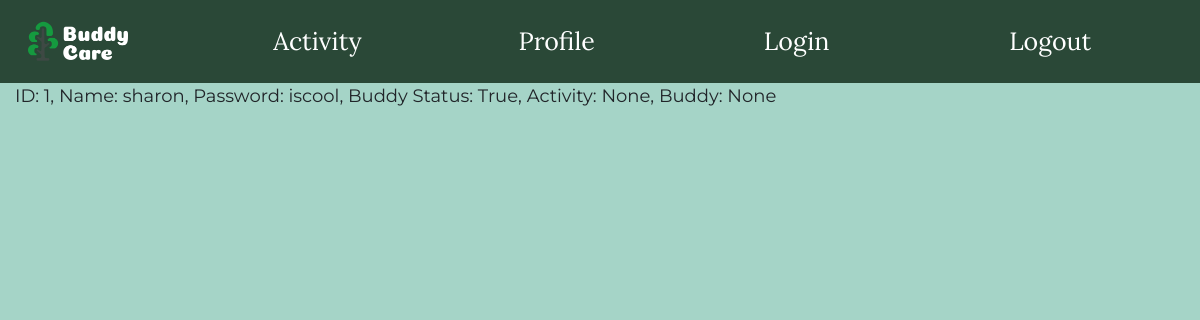
Before: /view with the older database file.
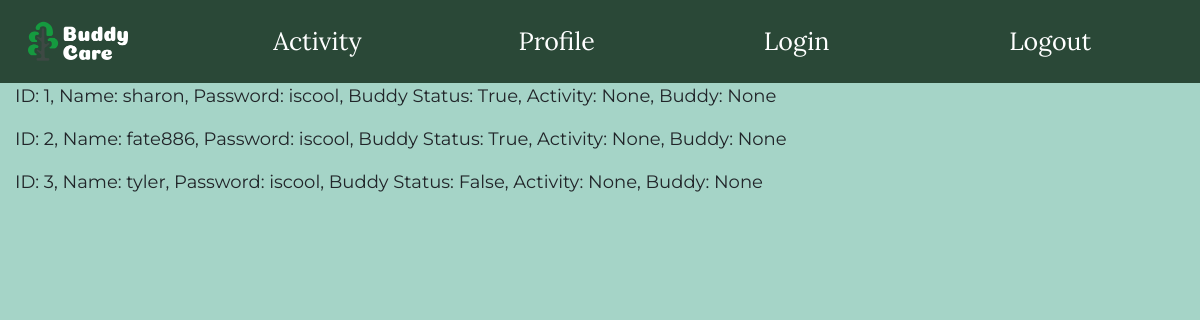
After: the same page with the newer database file.
### main.py (models this page shows, shortened)
class User(db.Model):
    id = db.Column("id", db.Integer, primary_key= True)
    username = db.Column("username", db.String(100))
    password = db.Column("password", db.String(100))
    bud = db.Column("bud", db.Boolean)
    activity = db.Column("activity", db.String(100))
    streak = db.Column("streak", db.Integer, primary_key=True)
    bio = db.Column("bio", db.String(300))
    achieve = db.Column("achieve", db.String(300))
    joke = db.Column("joke", db.String(200))
    budName = db.Column("buddy",db.String(200))
    image_file = db.Column("img", db.String(100), default="sunflowers.jpg")
    lastCheckIn= db.Column(db.DateTime, default=None)

### main.py (the view)
@app.route("/view")
def view():
    return render_template("view.html", values=User.query.all(), values1=newActivity.query.all())

### main.py (called while the page is built)
@app.before_request
def before_request():
    g.user = None
    if User:
        if 'name' in session and not(session['name'] == None):
            user = User.query.filter_by(username = session['name']).first()
            g.user = user

### templates/view.html (shortened to what this page needs)
{% extends "base.html" %}
{% block content %}
    {% for item in values %}
        <p>ID: {{item.id}}, Name: {{item.username}}, Password: {{item.password}}, Buddy Status: {{item.bud}}, Activity: {{item.activity}}, Buddy: {{item.budName}}</p>
    {% endfor %}
{% endblock %}

### templates/base.html (shortened to what this page needs)
<!DOCTYPE html>
<html>
    <head>
        <link rel="stylesheet" href="https://stackpath.bootstrapcdn.com/bootstrap/4.3.1/css/bootstrap.min.css">
        <link rel="stylesheet" type="text/css" href="{{ url_for('static', filename='style.css')}}">
    </head>
    <body>
        <div class="navbar">
          <a href="/">
            <img src= "/static/images/logoBC.png" alt="logo" style="width:100px;">
          </a>
            <a href="/activity" style="font-size:25px">Activity</a>
            <a href="/profile" style="font-size:25px">Profile</a>
            <a href="/login" style="font-size:25px">Login</a>
            <a href="/logout" style="font-size:25px">Logout</a>
        </div>
        <div class = "container-fluid">
            {% block content %}
            {% endblock %}
        </div>
      </body>
</html>

### static/style.css (style rules this page uses)
body { margin: 0; font-family: 'Lora'; text-shadow: border; background-color: rgb(165, 212, 199) }
p { font-family: 'Montserrat'; font-style: bold; font-size: 18px; font-weight: 400; }
.navbar { width: 100%; background-color: rgb(42, 72, 55); }
.navbar a { font-family: 'Lora'; text-shadow: border; float: left; padding: 12px; color: white; text-decoration: none; font-size: 20px; width: 16%; }

Changed rows visible on the page:
added User: id "2", username "fate886", password "iscool", bud "True", activity "None", budName "None"
added User: id "3", username "tyler", password "iscool", bud "False", activity "None", budName "None"
